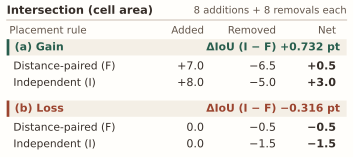

Reproduce this figure in Python.
"""Draw the two verified HRSID DEV705 overlap decompositions at final print size."""
from pathlib import Path
import argparse
import json
import math

import matplotlib as mpl
mpl.use("Agg")
import matplotlib.pyplot as plt
from matplotlib.patches import Rectangle

WIDTH, HEIGHT = 265, 118
INK = "#362E29"
MUTED = "#62554B"
RULE = "#C7BBAE"
PAPER = "#FFFEFB"
FILL = "#F4EFE6"
GAIN = "#285E4E"
LOSS = "#9B442F"

mpl.rcParams.update({
    "font.family": "DejaVu Sans",
    "svg.fonttype": "none",
    "svg.hashsalt": "nora-dev705-matched-cells",
    "pdf.fonttype": 42,
    "pdf.compression": 8,
})


def aggregate_source():
    here = Path(__file__).resolve().parent
    for file in (here / "dev705_overlap_cases.json",
                 here.parent / "dev705_overlap_cases.json",
                 here.parent.parent / "paper_public" / "figures" / "dev705_overlap_cases.json"):
        if file.is_file():
            return file
    raise FileNotFoundError("Pass --input pointing to the published dev705_overlap_cases.json.")


def signed(value, precision=1):
    if value == 0:
        return f"{0:.{precision}f}"
    sign = "+" if value > 0 else "\N{MINUS SIGN}"
    return sign + f"{abs(value):.{precision}f}"


def draw(source, destination):
    record = json.loads(source.read_text(encoding="utf-8"))
    assert record["seed"] == 5217
    cases = record["cases"]
    assert [case["sign"] for case in cases] == ["positive", "negative"]
    fig = plt.figure(figsize=(WIDTH / 72, HEIGHT / 72), facecolor=PAPER)
    ax = fig.add_axes((0, 0, 1, 1), xlim=(0, WIDTH), ylim=(HEIGHT, 0))
    ax.axis("off")

    def put(x, y, msg, size=8.0, color=INK, weight="normal", align="left"):
        return ax.text(x, y, msg, fontsize=size, color=color, fontweight=weight,
                       ha=align, va="center", clip_on=False)

    put(5, 8, "Intersection (cell area)", 8.5, weight="bold")
    put(260, 8, "8 additions + 8 removals each", 7.5, MUTED, align="right")
    ax.plot([5, 260], [15, 15], lw=0.65, color=RULE)
    number_x = (153, 207, 252)
    put(7, 23, "Placement rule", 7.7, MUTED)
    for x, name in zip(number_x, ("Added", "Removed", "Net")):
        put(x, 23, name, 7.7, MUTED, align="right")

    for case, label, accent, y in zip(cases, ("(a) Gain", "(b) Loss"),
                                       (GAIN, LOSS), (35.5, 81.5)):
        fixed, independent = (case["arms"][k] for k in ("SF", "SU=F"))
        delta = 100 * (independent["iou"] - fixed["iou"])
        assert math.isclose(delta, 100 * case["delta_iou"], abs_tol=1e-10)
        ax.add_patch(Rectangle((5, y - 6.1), 255, 12.2, fc=FILL, ec="none"))
        ax.add_patch(Rectangle((5, y - 6.1), 2, 12.2, fc=accent, ec="none"))
        put(11, y, label, 8.2, accent, "bold")
        put(255, y, "ΔIoU (I − F)  " + signed(delta, 3) + " pt", 8.1, accent, "bold", "right")
        for arm, title, row_y in zip((fixed, independent), ("Distance-paired (F)", "Independent (I)"),
                                      (y + 14.3, y + 26.7)):
            assert (arm["adds"], arm["drops"]) == (8, 8)
            gained = arm["add_overlap"]
            lost = -arm["drop_overlap"]
            net = gained + lost
            assert math.isclose(net, arm["I"] - case["arms"]["N"]["I"], abs_tol=1e-10)
            put(10, row_y, title, 8.0)
            for j, (x, amount) in enumerate(zip(number_x, (gained, lost, net))):
                put(x, row_y, signed(amount), 8.3, INK, "bold" if j == 2 else "normal", "right")
    destination.mkdir(parents=True, exist_ok=True)
    fig.savefig(destination / "development_overlap.pdf", metadata={"Creator": "Matplotlib", "CreationDate": None})
    fig.savefig(destination / "development_overlap.svg", metadata={"Date": None})
    plt.close(fig)


if __name__ == "__main__":
    parser = argparse.ArgumentParser(description=__doc__)
    parser.add_argument("--input", type=Path, help="Published aggregate case JSON.")
    parser.add_argument("--output", type=Path, default=Path(__file__).resolve().parent)
    args = parser.parse_args()
    draw(args.input or aggregate_source(), args.output)
